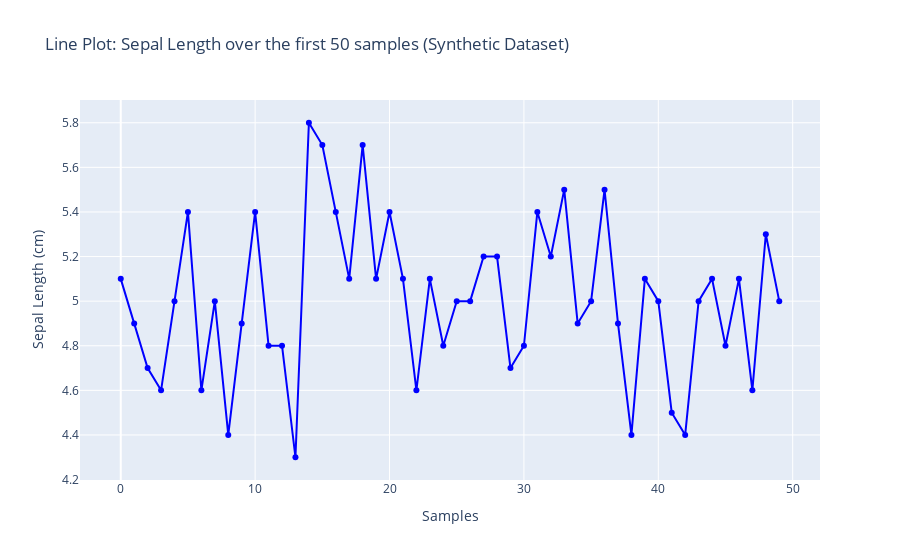

Notebook cell for this chart:
### Code cell
plt.figure(figsize=(10, 5))
line_plot = plt.plot(df_synthetic.index[:50], df_synthetic['sepal length (cm)'][:50], marker='o', linestyle='-', color='b', label='Sepal Length')
plt.xlabel('Samples')
plt.ylabel('Sepal Length (cm)')
plt.title('Line Plot: Sepal Length over the first 50 samples (Synthetic Dataset)')
plt.legend()

# Extract data from Matplotlib line plot
line_data = line_plot[0].get_xydata()

# Create a Plotly line trace
line_trace = go.Scatter(
    x=line_data[:, 0],
    y=line_data[:, 1],
    mode='lines+markers',
    marker=dict(color='blue'),
    line=dict(color='blue', width=2),
    name='Sepal Length'
)

# Create a Plotly figure
chart_two = go.Figure(data=[line_trace])

# Update layout of the Plotly figure
chart_two.update_layout(
    title_text='Line Plot: Sepal Length over the first 50 samples (Synthetic Dataset)',
    xaxis_title='Samples',
    yaxis_title='Sepal Length (cm)',
)

# Show the Plotly figure
chart_two.show()

### Figure 1 — Plotly figure (JSON) as saved in the notebook; plotly's stock layout.template omitted (floating-point values rounded to 4 significant figures)
{"data": [{"line": {"color": "blue", "width": 2}, "marker": {"color": "blue"}, "mode": "lines+markers", "name": "Sepal Length", "type": "scatter", "x": [0, 1, 2, 3, 4, 5, 6, 7, 8, 9, 10, 11, 12, 13, 14, 15, 16, 17, 18, 19, 20, 21, 22, 23, 24, 25, 26, 27, 28, 29, 30, 31, 32, 33, 34, 35, 36, 37, 38, 39, 40, 41, 42, 43, 44, 45, 46, 47, 48, 49], "y": [5.1, 4.9, 4.7, 4.6, 5, 5.4, 4.6, 5, 4.4, 4.9, 5.4, 4.8, 4.8, 4.3, 5.8, 5.7, 5.4, 5.1, 5.7, 5.1, 5.4, 5.1, 4.6, 5.1, 4.8, 5, 5, 5.2, 5.2, 4.7, 4.8, 5.4, 5.2, 5.5, 4.9, 5, 5.5, 4.9, 4.4, 5.1, 5, 4.5, 4.4, 5, 5.1, 4.8, 5.1, 4.6, 5.3, 5]}], "layout": {"autosize": true, "title": {"text": "Line Plot: Sepal Length over the first 50 samples (Synthetic Dataset)"}, "xaxis": {"autorange": true, "range": [-2.961, 51.96], "title": {"text": "Samples"}, "type": "linear"}, "yaxis": {"autorange": true, "range": [4.176, 5.924], "title": {"text": "Sepal Length (cm)"}, "type": "linear"}}}
